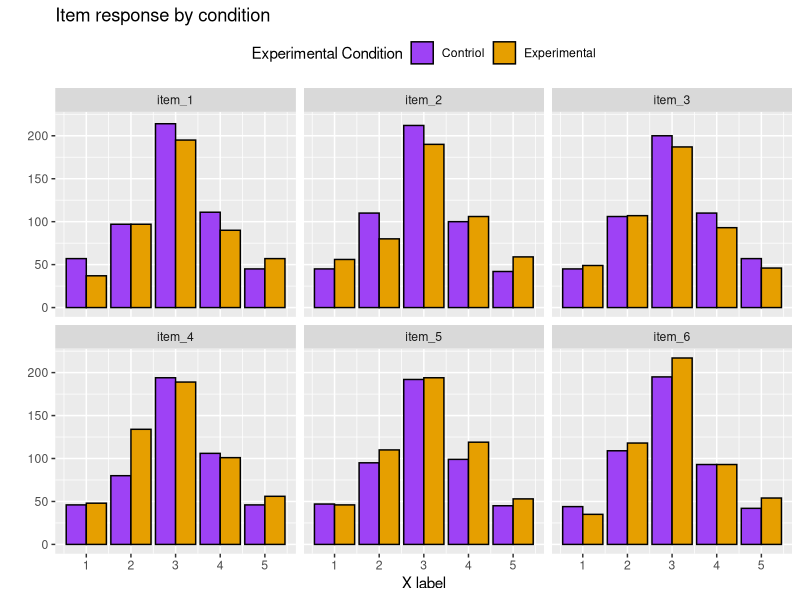

Reproduce this figure in R.
library(ggplot2)
library(dplyr)
set.seed(123)
# Problem: I want to plot the responses to certain items
# by each condition (a response on other )

# lets simulate some data. 
# here we have two conditions, 10 items and 5 response options
n = 6000
df <- data.frame(
  exp_condition = sample(c("0", "1"), n, replace = TRUE), 
  item = paste0("item_", 1:6),
  response = sample(1:5, n, replace = TRUE, prob = c(0.1, 0.2, 0.4, 0.2, 0.1)))

# This part of the code will order the facets by median
#~of each item
medians <- df %>%
  group_by(item) %>%
  summarize(median = median(response)) %>%
  arrange(median) %>%
  pull(item)

# Reordering the factor levels based on medians
df$item <- factor(df$item, levels = medians)

dist_items <-df %>%  ggplot(aes(x = response, color = exp_condition, fill = exp_condition)) + 
  geom_bar(aes(y=after_stat(count)), position=position_dodge(), color = "black") +
  scale_fill_manual(values=c("#9e42f5", "#E69F00"), 
                    name="Experimental Condition",
                    breaks=c("0", "1"),
                    labels=c("Contriol", "Experimental")) +
  ylab("") + xlab("") +
  facet_wrap(~item, ncol = 3) +
  theme(legend.position = "top") +
  scale_x_continuous(name = "X label")+
  ggtitle("Item response by condition")

dist_items